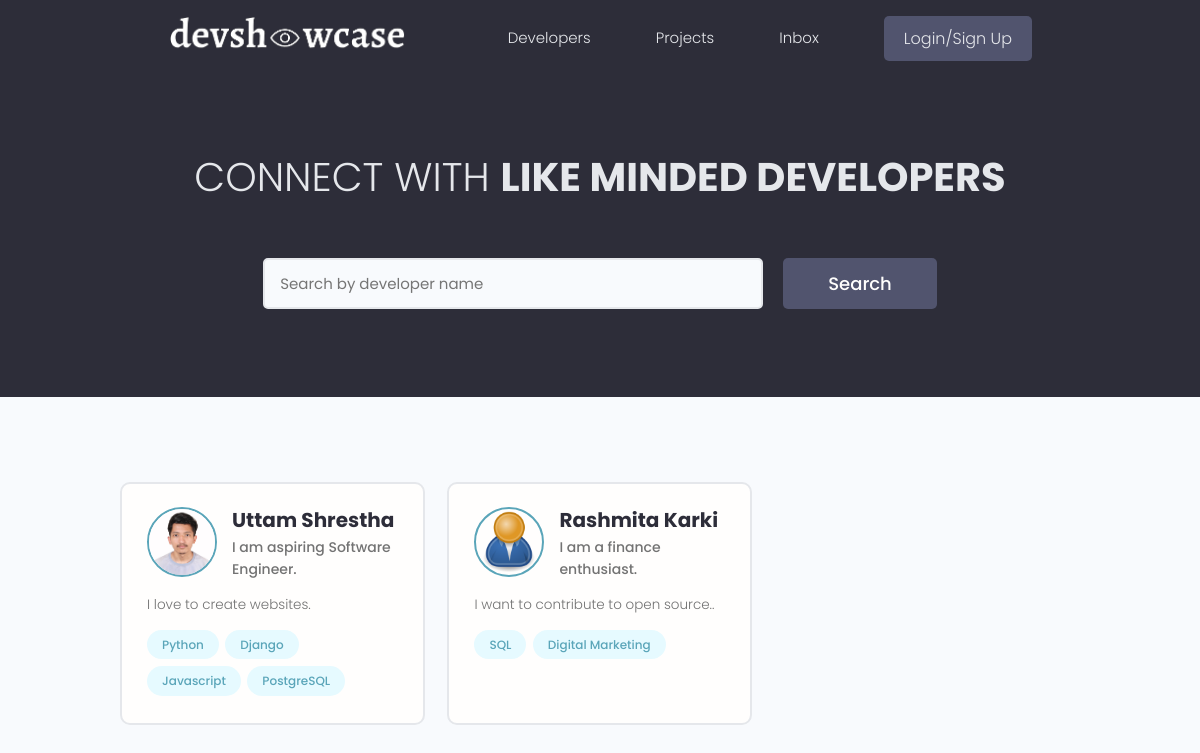
The app's page /, older data.
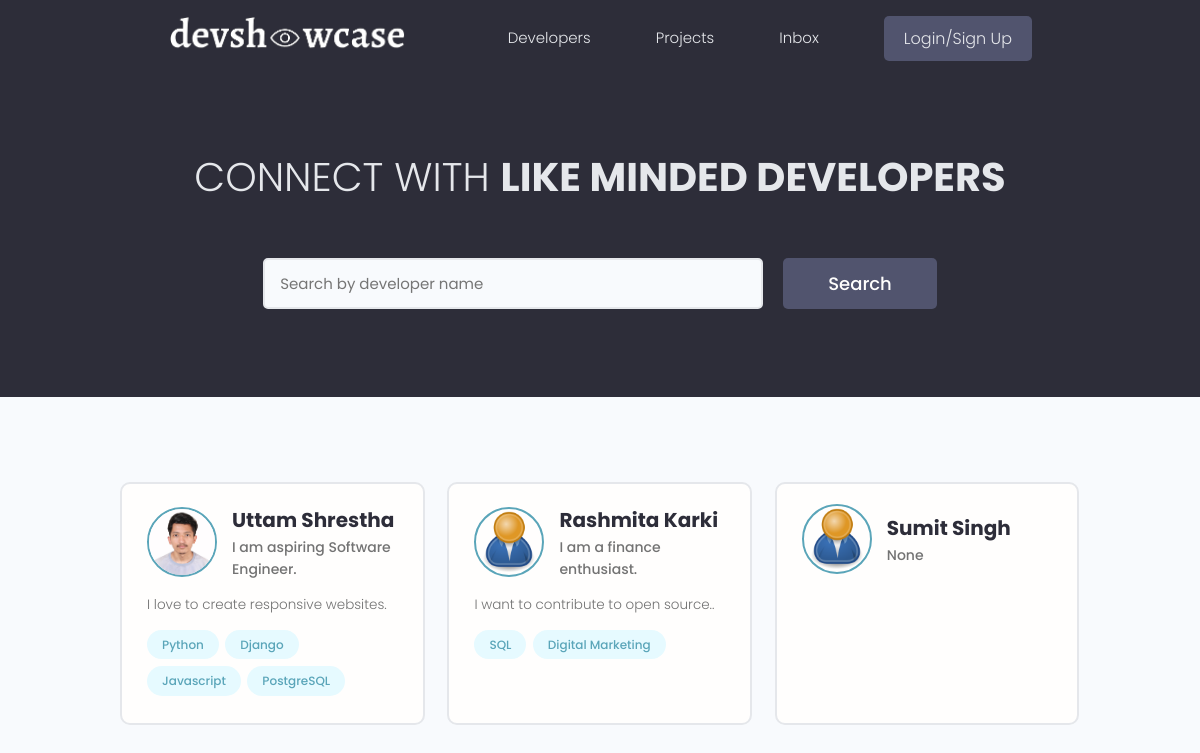
The same page, newer data.
### users/models.py (models this page shows, shortened)
class Profile(models.Model):
    user = models.OneToOneField(User, on_delete=models.CASCADE, null = True, blank = True)  # User has one to one relationship with their Profile means user can create only one Profile.
    name = models.CharField(max_length = 100, blank = True, null = True)
    email = models.EmailField(max_length = 50, blank = True, null = True)
    username = models.CharField(max_length = 20, blank = True, null = True)
    short_intro = models.CharField(max_length = 200, blank = True, null = True)
    location = models.CharField(max_length = 200, blank = True, null = True)
    bio = models.TextField(blank = True, null = True)
    profile_image = models.ImageField(null = True, blank = True, upload_to = 'users/', default='users/user-default.png')
    social_github = models.CharField(max_length = 200, blank = True, null = True)     # user can add github
    social_linkedin = models.CharField(max_length = 200, blank = True, null = True)   # user can add linkedin
    social_website = models.CharField(max_length = 200, blank = True, null = True)    # user can add their website.
    created = models.DateTimeField(auto_now_add=True)
    id = models.UUIDField(default = uuid.uuid4, primary_key = True, editable = False)

class Skill(models.Model):
    owner = models.ForeignKey(Profile, on_delete=models.CASCADE, blank = True, null = True) # when Profile is deleted, delete skill too.
    name = models.CharField(null = True, blank = True, max_length = 40) # name of the skill that user has
    description = models.TextField(null = True, blank= True)
    created = models.DateTimeField(auto_now_add=True)
    id = models.UUIDField(default = uuid.uuid4, primary_key = True, editable = False)
    def __str__(self):
        return self.name

### users/views.py (the view)
# urls.py: path('', views.Profile, name= 'profiles'),
def Profile(request):
    profiles = models.Profile.objects.all() # query all the profiles and store in profiles.
    context = {'profiles': profiles}    # set profiles [key] and profiles [value] to use in template later.
    return render(request, 'users/profiles.html', context)  # pass context to use those variables in template.

### template/users/profiles.html (shortened to what this page needs)
{% extends 'application/main.html' %}
{% block content %}
  <main class="home">
    <section class="hero-section text-center">
      <div class="container container--narrow">
        <div class="hero-section__box">
          <h2>CONNECT WITH <span>LIKE MINDED DEVELOPERS</span></h2>
        </div>
        <div class="hero-section__search">
          <form class="form" action="#" method="get">
            <div class="form__field">
              <input class="input input--text" id="formInput#search" type="text" name="text"
                placeholder="Search by developer name" />
            </div>
            <input class="btn btn--sub btn--lg" type="submit" value="Search" />
          </form>
        </div>
      </div>
    </section>
    <section class="devlist">
      <div class="container">
        <div class="grid grid--three">
        {% for profile in profiles %}
          <div class="column card">
            <div class="dev">
              <a href="{% url 'user-profile' profile.pk %}" class="card__body">
                <div class="dev__profile">
                  <img class="avatar avatar--md" src="{{profile.profile_image.url}}" alt="image" />
                  <div class="dev__meta">
                    <h3>{{profile.name}}</h3>
                    <h5>{{profile.short_intro|slice:"60"}}</h5>
                  </div>
                </div>
                <p class="dev__info">{{profile.bio|slice:"120"}}</p>
                <div class="dev__skills">
                    {% for skill in profile.skill_set.all|slice:"5" %}
                    <span class="tag tag--pill tag--main">
                        <small>{{skill}}</small>
                    </span>
                    {% endfor %}
                </div>
              </a>
            </div>
          </div>
          {% endfor %}
        </div>
      </div>
    </section>
  </main>
{% endblock %}

### template/application/main.html (shortened to what this page needs)
<!DOCTYPE html>
{% load static %}
<html lang="en">
<head>
    <link rel = "stylesheet" href="https://cdnjs.cloudflare.com/ajax/libs/font-awesome/6.4.0/css/all.min.css"/>
    <link rel="stylesheet" href="{% static 'uikit/styles/uikit.css' %}" />
    <link rel="stylesheet" href="{% static 'styles/app.css' %}" />
</head>
<body>
    {% include 'application/navbar.html' %}
    {% block content %}
    {% endblock content %}
</body>
</html>

### template/application/navbar.html (shortened to what this page needs)
{% load static %}
  <header class="header">
    <div class="container container--narrow">
      <a href="{% url 'profiles' %}" class="header__logo">
        <img src="{% static 'images/logo.png' %}" alt="logo" />
      </a>
      <nav class="header__nav">
        <ul class="header__menu">
          <li class="header__menuItem"><a href="{% url 'profiles' %}">Developers</a></li>
          <li class="header__menuItem"><a href="{% url 'projects' %}">Projects</a></li>
          <li class="header__menuItem"><a href="">Inbox</a></li>
          {% if request.user.is_authenticated %}
          <li class="header__menuItem"><a href="{% url 'account' %}">Account</a></li>
          <li class="header__menuItem"><a href="{% url 'logout' %}" class="btn btn--sub">Logout</a></li>
          {% else %}
          <li class="header__menuItem"><a href="{% url 'login' %}" class="btn btn--sub">Login/Sign Up</a></li>
          {% endif %}
        </ul>
      </nav>
    </div>
  </header>

### static/styles/app.css (style rules this page uses)
:root { --color-sub: #2d2d39; }
.btn--sub { background-color: var(--color-sub-light); }
.card { border: 2px solid var(--color-light); }
img { width: 100%; }
.header { position: sticky; z-index: 111; background-color: var(--color-sub); padding: 1.5rem 0; }
.header > .container { display: flex; justify-content: space-between; align-items: center; }
.header__logo > img { height: 3.8rem; }
.header__nav > ul { display: inline-flex; align-items: center; list-style: none; gap: 6.5rem; }
.header__menuItem > a { color: var(--color-light); font-weight: 300; }
.hero-section { height: 40vh; display: flex; align-items: center; background-color: var(--color-sub); }
.hero-section__box { margin-bottom: 4rem; }
.hero-section__box > h2, .hero-section__box > h2 > span { font-size: 4rem; color: var(--color-light); line-height: 1.3; text-transform: uppercase; }
.hero-section__box > h2 { font-weight: 300; }
.hero-section__box > h2 > span { font-weight: 700; }
.hero-section__search > .form { display: flex; align-items: center; justify-content: center; gap: 2rem; }
.hero-section__search > .form input.input--text { width: 50rem; }
.devlist { margin-top: 8rem; }
.devlist .grid { align-items: stretch; }
.devlist .dev .dev__profile { display: flex; align-items: center; gap: 1.5rem; }
.devlist .dev .dev__meta h3 { color: var(--color-sub); font-size: 2rem; font-weight: 700; }
.devlist .dev .dev__meta h5 { color: var(--color-text); font-size: 1.4rem; font-weight: 500; }
.devlist .dev .dev__info { margin: 1.5rem 0; font-size: 1.35rem; line-height: 1.4; text-align: justify; }

### static/uikit/styles/modules/_variables.css (style rules this page uses)
:root { --color-main: #5aa5b9; --color-main-light: #e6faff; --color-sub: #3f4156; --color-sub-light: #51546e; --color-sub-lighter: #ededfd; --color-text: #737373; --color-gray: #8b8b8b; --color-light: #e5e7eb; --color-light-gray: #767676; --color-bg: #f8fafd; --color-white: #fffefd; --color-white-light: #f3f3f3; --color-success: #359e64; --color-success-bg: #def8e8; --color-error: #fc4b0b; --color-error-bg: #fff2ee; --font-base: 'Poppins', arial, helvetica, 'Segoe UI', roboto, ubuntu, sans-serif; --font-monospace: 'Fira Code', 'Courier New', courier, monospace; --font-regular: 300; --font-medium: 500; --font-bold: 700; --generic-shadow: 1px 1px 5px #00000010; --generic-transition: all 0.3s ease-in-out; }

### static/uikit/styles/modules/_base.css (style rules this page uses)
* { margin: 0; padding: 0; box-sizing: border-box; text-rendering: optimizeLegibility; color: inherit; font-size: inherit; }
html { font-size: 50%; }
@media only screen and (min-width: 480px) { html { font-size: 56.25%; } }
@media only screen and (min-width: 1200px) { html { font-size: 62.5%; } }
body { line-height: 1.6; font-weight: 400; font-size: 1.5rem; color: var(--color-text); background-color: var(--color-bg); min-height: 100vh; }

### static/uikit/styles/modules/_typography.css (style rules this page uses)
* { font-family: var(--font-base); }
h2 { font-size: 3.6rem; font-weight: var(--font-bold); }
h3 { font-size: 3.2rem; font-weight: var(--font-medium); }
h5 { font-size: 2.4rem; font-weight: var(--font-medium); }
h5, h6 { font-weight: var(--font-regular); }
p, span, strong { font-size: 1.6rem; color: var(--color-text); font-weight: var(--font-regular); }
a { padding-bottom: 2px; text-decoration: none; display: inline-block; color: var(--color-main); font-weight: var(--font-medium); }

### static/uikit/styles/modules/_utilities.css (style rules this page uses)
.container { width: 92%; max-width: 165rem; margin: 0 auto; box-sizing: border-box; }
.container--narrow { width: 92%; max-width: 120rem; }
@media screen and (min-width: 1000px) { .container { width: 90%; } }
@media screen and (min-width: 1000px) { .container--narrow { width: 85%; } }
@media screen and (min-width: 1200px) { .container { width: 80%; } }
@media screen and (min-width: 1200px) { .container--narrow { width: 72%; } }
.text-center { text-align: center; }

### static/uikit/styles/modules/_avatar.css (style rules this page uses)
.avatar { border-radius: 50%; border: 2px solid var(--color-main); object-fit: cover; }
.avatar--md { height: 7rem; width: 7rem; }

### static/uikit/styles/modules/_button.css (style rules this page uses)
.btn { display: inline-block; position: relative; cursor: pointer; background-color: var(--color-light); font-weight: var(--font-medium); color: var(--color-sub); text-decoration: none; padding: 1rem 2rem; border-radius: 0.5rem; border: none; width: -webkit-fit-content; width: -moz-fit-content; width: fit-content; height: -webkit-fit-content; height: -moz-fit-content; height: fit-content; font-size: 1.6rem; outline-width: 0; outline-color: transparent; -webkit-backface-visibility: hidden; backface-visibility: hidden; transition: all 0.3s ease-in-out; }
.btn--sub { background-color: var(--color-sub); color: var(--color-white); }
.btn--lg { font-size: 1.8rem; padding: 1.2rem 4.5rem; }

Row changes from the older to the newer data that the page shows:
changed Profile "Uttam Shrestha": bio "I love to create websites." → "I love to create responsive websites."
added Profile: profile_image (placeholder picture), name "Sumit Singh", short_intro "None"
